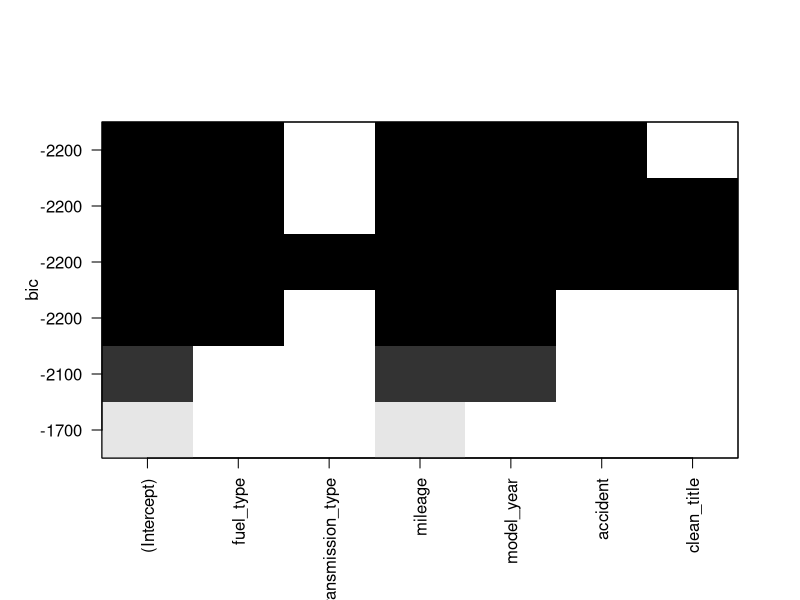
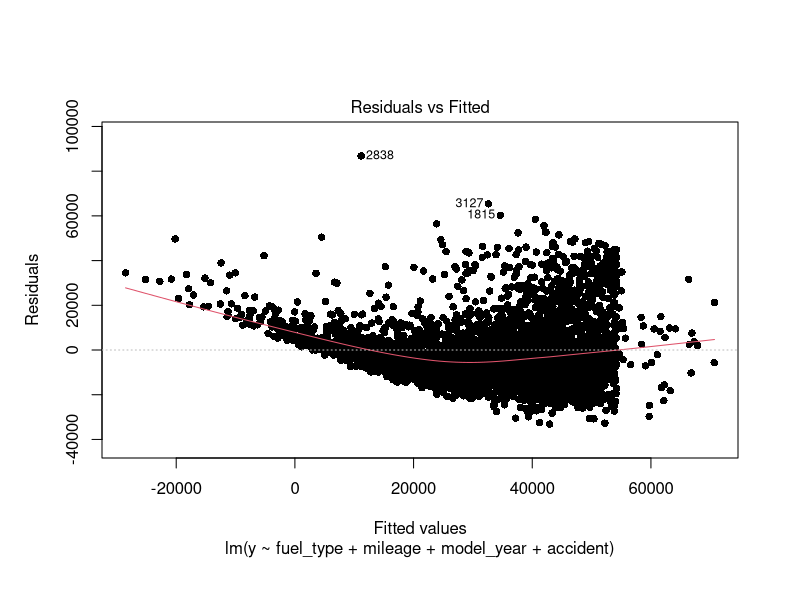
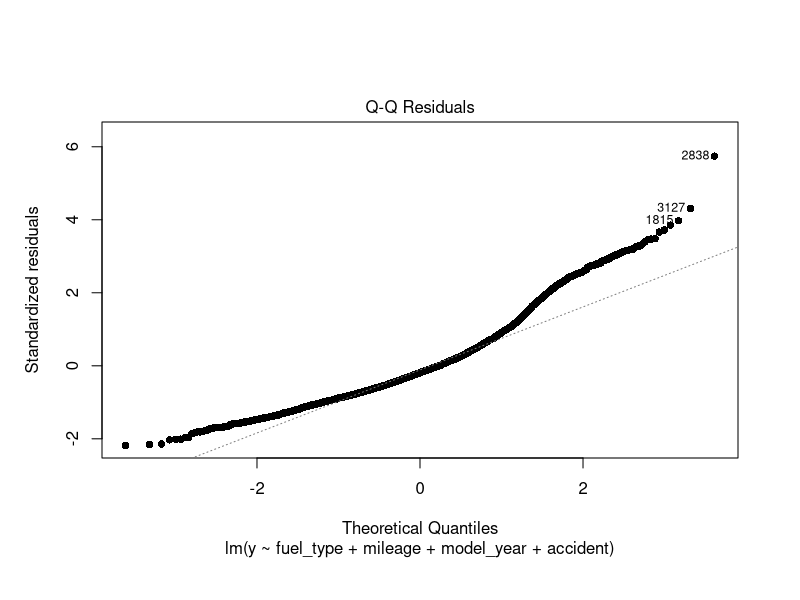
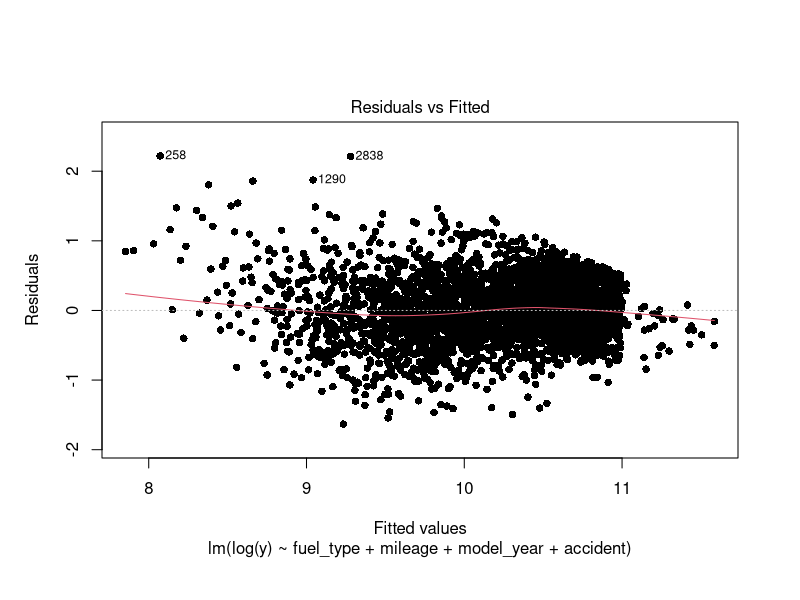
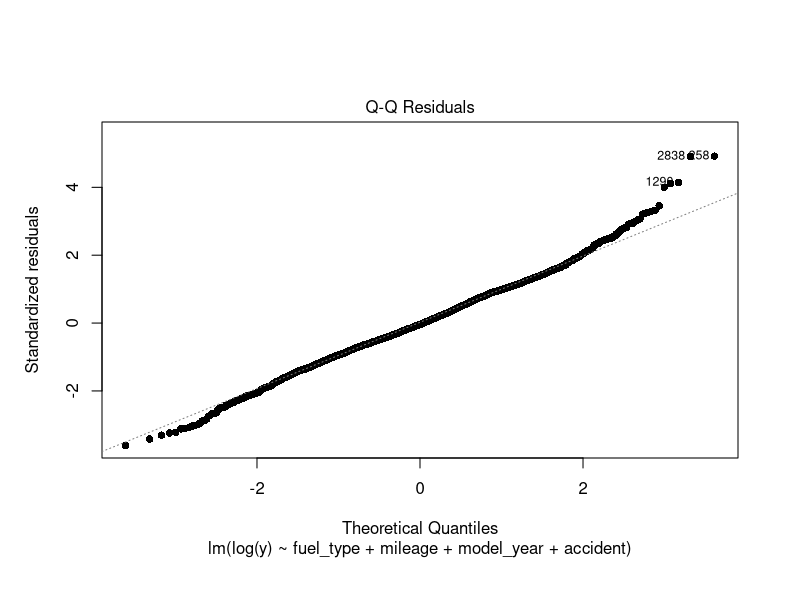

Source code (R) for these figures, in order:
## ---- chunk 1
knitr::opts_chunk$set(echo = TRUE)
## ---- chunk 2
df = read.csv("R_used_cars.csv") 
## ---- chunk 3
df <- na.omit(df)
summary(df$price)
## ---- chunk 4
# Removes outliers using IQR since it's more robust
q1 <- quantile(df$price, 0.25)
q3 <- quantile(df$price, 0.75)
iqr <- IQR(df$price)
lower <- q1 -  (1.5*iqr)
upper <- q3 + (1.5*iqr)
df <- df[df$price >= lower & df$price <= upper, ]
## ---- chunk 5
df2 <- df[ , -c(1,2)]   # Removes columns 'brand' and 'model' for regression
head(df2)
## ---- chunk 6
X <- model.matrix(price ~ ., data = df2)[, -1]
y <- df2$price
## ---- chunk 7
# function to sum qualitative variables row wise
safe_rowSums <- function(X, pattern) {
  cols <- grep(pattern, colnames(X))
  if (length(cols) == 0) {
    message("No matches for pattern: ", pattern)
    return(rep(0, nrow(X)))
  } else {
    m <- X[, cols, drop = FALSE]
    stopifnot(nrow(m) == nrow(X))
    return(rowSums(m))
  }
}

# applies the function to qualitative variables in new data frame
X_grouped <- data.frame(
  fuel_type         = safe_rowSums(X, "fuel_type"),
  transmission_type = safe_rowSums(X, "transmission_type"),
  mileage           = X[, "mileage"],
  model_year        = X[, "model_year"],
  accident          = X[, "accident"],
  clean_title       = X[, "clean_title"]
)

# combines the new data frame with the response variable
df_grouped <- data.frame(y = y, X_grouped)
## ---- chunk 8
# creates training and testing data
n = nrow(df_grouped)
set.seed(1) 
train = sample(n, 0.9*n, replace = FALSE) 
training = df_grouped[train,]
testing = df_grouped[-train,]
## ---- chunk 9
library(leaps)
sub_sel <- regsubsets(y ~ ., data = training, nvmax = 19)
sub_res <- summary(sub_sel)
sub_res
cat("The best model using BIC contains", which.min(sub_res$bic), "predictors.")
## ---- chunk 10
# bic plot of all 'best subsets'
plot(sub_sel, scale = "bic")
## ---- chunk 11
# regression using the best subset 
reg <- lm(y ~ fuel_type + mileage + model_year + accident, data = training)
summary(reg)
## ---- chunk 12
plot(reg, which = c(1,2), pch = 16)
## ---- chunk 13
log_reg <- lm(log(y) ~ fuel_type + mileage + model_year + accident, data = training)
summary(log_reg)
plot(log_reg, which = c(1,2), pch = 16)
## ---- chunk 14
log_pred <- predict(log_reg, newdata = testing)
predictions <- exp(log_pred)

mse <- mean((testing$y- predictions)^2)
rmse <- sqrt(mse)

cat("The RMSE of our model is:", sprintf("%.2f", rmse))
